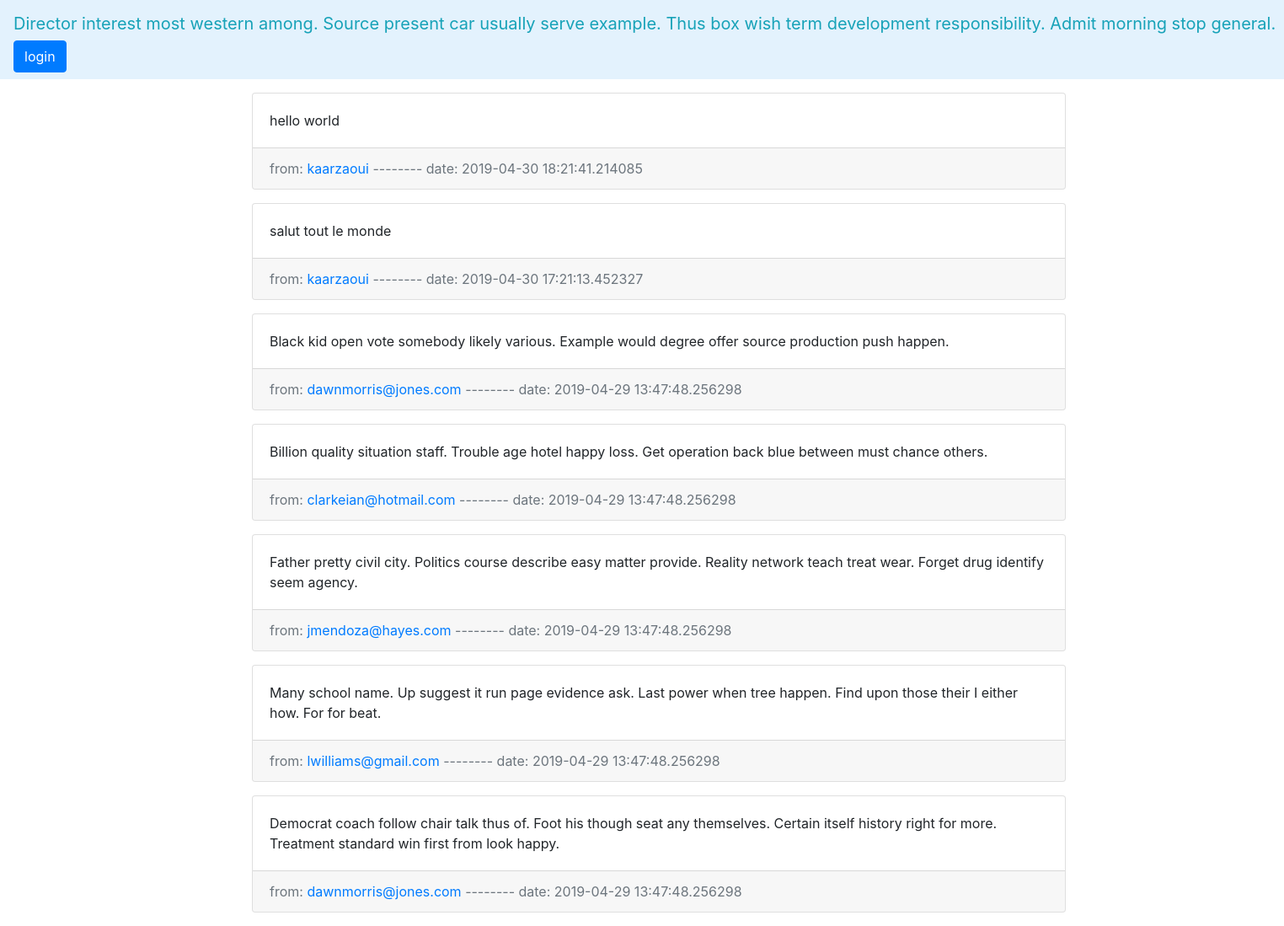
Page /messages/1/ on the committed database.
### models.py (models this page shows)
class Discussion(db.Model):
  id = db.Column(db.Integer, primary_key=True)
  title = db.Column(db.Text)

class Message(db.Model):
  id = db.Column(db.Integer, primary_key=True)
  text = db.Column(db.Text)
  date = db.Column(db.DateTime, default=datetime.datetime.now)
  discussion_id = db.Column(db.Integer, db.ForeignKey('discussion.id'), nullable=False)
  user_id = db.Column(db.Integer, db.ForeignKey('user.id'), nullable=False)

class User(db.Model):
  id = db.Column(db.Integer, primary_key=True)
  username = db.Column(db.Text,unique=True)
  password = db.Column(db.Text)

### app.py (the view, shortened to what this page needs)
@app.route('/messages/<int:discussion_id>/',methods = ['GET', 'POST'])
def messages(discussion_id):
    messages = Message.query.filter_by(discussion_id=discussion_id).order_by(Message.date.desc()).all()
    discussion = Discussion.query.filter_by(id=discussion_id).first()
    for message in messages:
       message.user = User.query.filter_by(id=message.user_id).first()
    return render_template('messages.html',messages=messages,discussion=discussion)

### templates/messages.html (shortened to what this page needs)
<!DOCTYPE html>
<html>
<head>
  <link rel="stylesheet" href="https://stackpath.bootstrapcdn.com/bootstrap/4.3.1/css/bootstrap.min.css">
</head>
<body>
  <nav class="navbar navbar-light" style="background-color: #e3f2fd;">
    <a class="navbar-brand text-info" href="#">{{ discussion.title }}</a>
    {% if 'username' in session %}
    <a href="/logout" class="btn btn-primary">logout</a>
    {% else %}
    <a href="/login" class="btn btn-primary">login</a>
    {% endif %}
	</nav>
	<div class="row align-items-center">
		<div class="col-sm-8 offset-2">
		  <ul>
		    {% for message in messages %}
		    <div class="card mt-3 mb-3">
		       	<div class="card-body">
		            <p class="card-text">{{ message.text }}</p>
		        </div>
		        <div class="card-footer text-muted">
		        from: <a href="/profile/{{ message.user.id }}/">{{ message.user.username }}</a>   --------  date: {{ message.date }}
		    	</div>
		    </div>
		    {% endfor %}
		  </ul>
		</div>
	</div>
</body>
</html>

### rows in the picture
Discussion: title "Director interest most western among. Source present car usually serve example. Thus box wish term development responsibility. Admit morning stop general."
Message: text "hello world", user.username "kaarzaoui", date "2019-04-30 18:21:41.214085"
Message: text "salut tout le monde", user.username "kaarzaoui", date "2019-04-30 17:21:13.452327"
Message: text "Black kid open vote somebody likely various. Example would degree offer source production push happen.", user.username "dawnmorris@jones.com", date "2019-04-29 13:47:48.256298"
Message: text "Billion quality situation staff. Trouble age hotel happy loss. Get operation back blue between must chance others.", user.username "clarkeian@hotmail.com", date "2019-04-29 13:47:48.256298"
Message: text "Father pretty civil city. Politics course describe easy matter provide. Reality network teach treat wear. Forget drug identify seem agency.", user.username "jmendoza@hayes.com", date "2019-04-29 13:47:48.256298"
Message: text "Many school name. Up suggest it run page evidence ask. Last power when tree happen. Find upon those their I either how. For for beat.", user.username "lwilliams@gmail.com", date "2019-04-29 13:47:48.256298"
Message: text "Democrat coach follow chair talk thus of. Foot his though seat any themselves. Certain itself history right for more. Treatment standard win first from look happy.", user.username "dawnmorris@jones.com", date "2019-04-29 13:47:48.256298"
